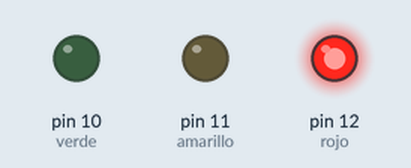
Simulated run of this sketch. Board: Arduino Uno, built with avr-gcc and run on an emulated ATmega328P. Parts: output pins drawn as LEDs (lit = HIGH).

Above: at 0.2 s.
At 1.2 s:
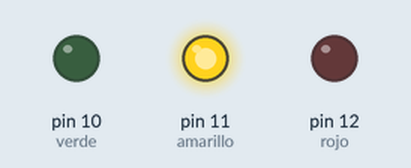
At 2.2 s:
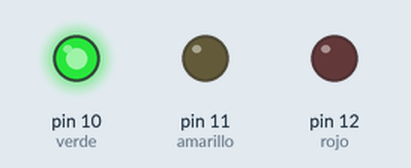
At 5.7 s:
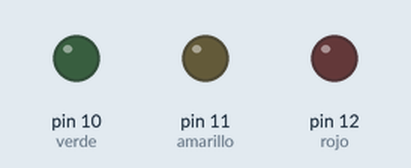
Timing chart, 0 to 6.9 s (numbered marks = the images above):
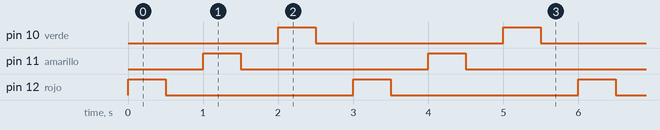

Measured:
- by itself, pin 10 (verde), pin 11 (amarillo), pin 12 (rojo): alternates HIGH for 0.50 s and LOW for 2.5 s
- by itself, everything shown: repeats every 3.0 s, in 6 steps

The sketch:

0208clari_led_con_variables.ino
```cpp
const int rojo = 12;
const int amarillo = 11;
const int verde = 10;

void setup() {
  // put your setup code here, to run once:
  pinMode(rojo, OUTPUT);
  pinMode(amarillo, OUTPUT);
  pinMode(verde, OUTPUT);
}

void loop() {
  // put your main code here, to run repeatedly:
  digitalWrite(rojo, HIGH);
  delay(500);
  digitalWrite(rojo, LOW);
  delay(500);
  digitalWrite(amarillo, HIGH);
  delay(500);
  digitalWrite(amarillo, LOW);
  delay(500);
  digitalWrite(verde, HIGH);
  delay(500);
  digitalWrite(verde, LOW);
  delay(500);
}
```
